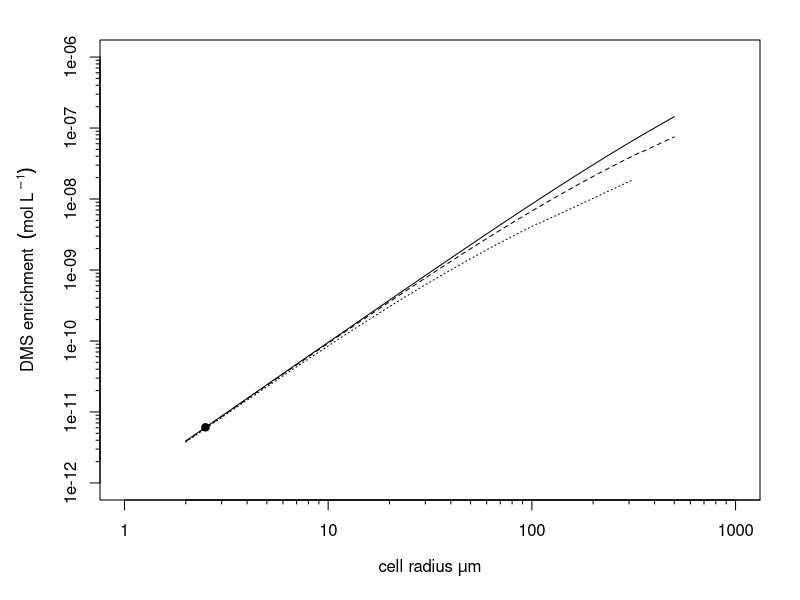
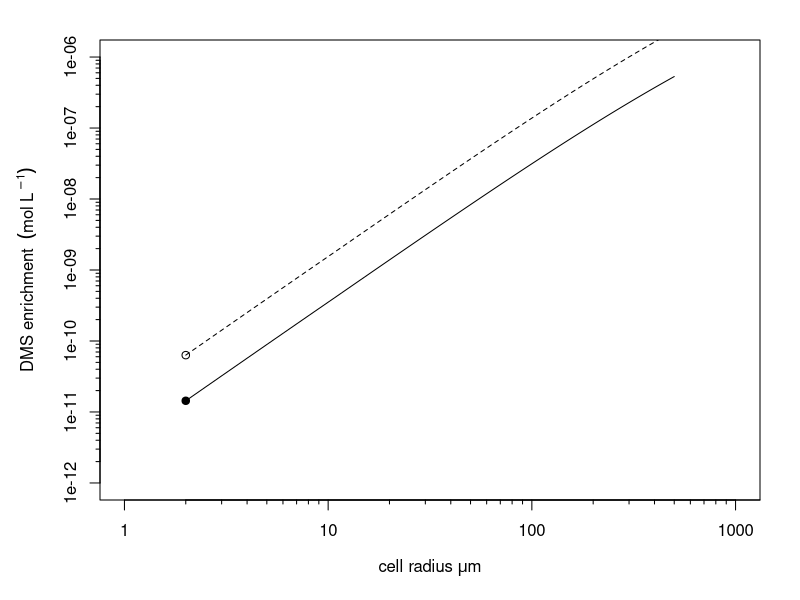
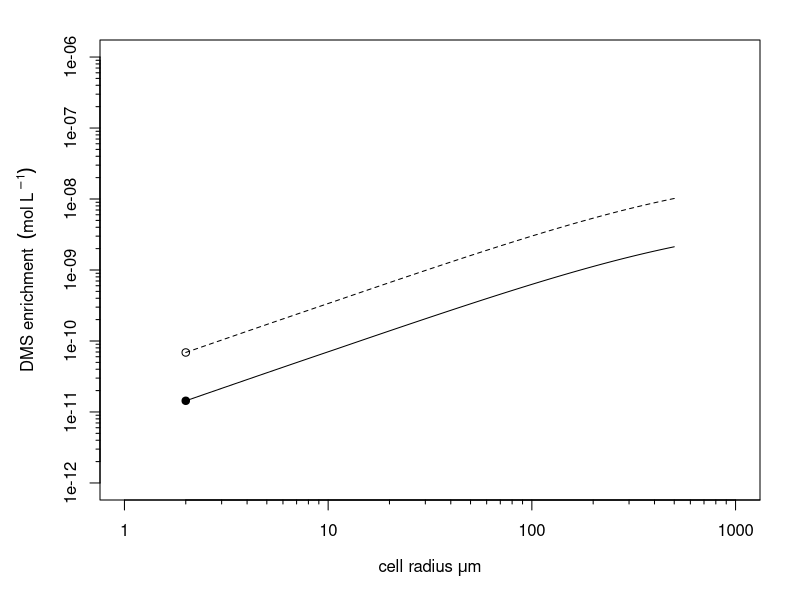
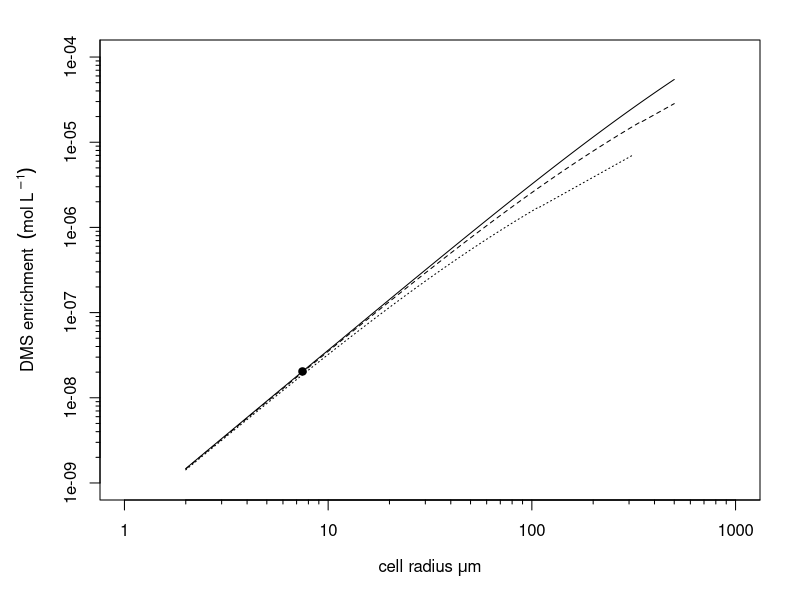
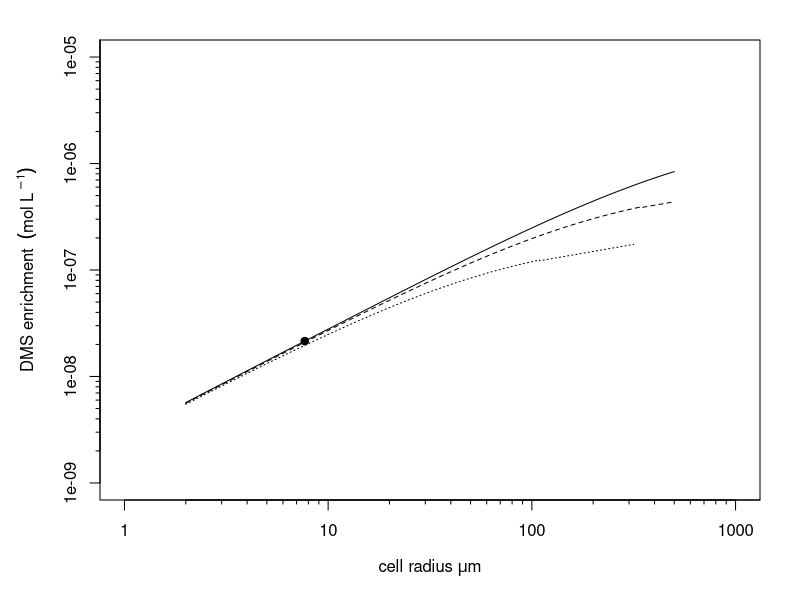

Source code (R) for these figures, in order:
#---------------------------------------------------------------------------#
# Fig. 1 Modeling cell surface DMS enrichment in low DMS producers          #
#                                                                           #
# Lavoie M. 2017                                                            #
#---------------------------------------------------------------------------#

#------------#
# Parameters #
#------------#

J1    <- 2.8e-16               # DMS flux for I. galbana (mol DMS cm-2 s-1) (Spiese et al. 2009)
r1    <- 2.4e-4                # Cell radius of I. galbana (cm) (Spiese et al. 2009)
Area  <- 4 * pi * r1^2         # Area in cm^2
Vol   <- 4/3 * pi * (1e4*r1)^3 # Volume in um^3
Vol_L <- 1e-15 * Vol           # Volume in Liter of biovolume
R     <- J1 * Area / Vol_L     # production rate in mol DMS Lcell-1 s-1

#------------------#
# Model parameters #
#------------------#

D  <- 1.19e-5         # DMS diffusion coefficient at 20 degC (cm^2 s^-1) (Saltzman et al. 1993)
E  <- c( 0.1, 1, 10 ) # Shear rate (s^-1)
v  <- 1e-2            # Seawater kinematic viscosity at 20 degC (cm^2 s^-1) (Karp-Boss et al. 1996) 


#-----------#
# Variables #
#-----------#

x <- seq( 2e-4, 5e-2, length=1e3 ) # cell radii (cm)
J <- R/1e3 * x/3                   # DMS flux (mol cm^-2 s^-1); (1/1e3) is converting L of the volume in cm^3


#---------------#
# Model Results #
#---------------#

# Reynolds number (no units) (Karp-Boss et al 1996)
Re  <- outer( x^2, E/v )

# Peclet number (no units) (Karp-Boss et al 1996)
Pe  <- outer( x^2, E/D)

# Sherwood number (no units) (Karp-Boss et al 1996)
Sh <- Re * 0

i     <- Re<1e-1 & Pe<1e-2
j     <- Re<3e-1 & Pe>=1e-2 & Pe<1e2
k     <- Re<1    & Pe>=1e2

Sh[i] <- 1     + 0.29 * Pe[i]^(1/2)
Sh[j] <- 1.014 + 0.15 * Pe[j]^(1/2)
Sh[k] <-         0.55 * Pe[k]^(1/3)

# Boundary layer thickness (cm) (Spiese et al 2016)
delta  <- x / Sh

# Permeability of external boundary layer (cm s^-1) (Spiese et al 2016)
Pext   <- D / delta

# DMS cell surface enrichment (mol L^-1)
y      <- 1e3 * J / Pext


#------------------#
# Plotting output  #
#------------------#

x     <- x  * 1e4 # Convert cell radius in um

ri    <- which.min( abs( x - r1*1e4 ) )
r1_um <- x[ri]    # Radius closest to r1


#--- Graph log-log

#tiff("Fig1_LowDMS1.tiff")                                        

par( mar = c(5, 5, 2, 2) )

# Solid, dashed and dotted lines correspond to the three shear rates from vector E, respectively.

plot(  x, y[,1], xlim=c(1, 1000), ylim=c(1e-12, 1e-6), xlab=expression(paste("cell radius ", mu, "m")), ylab=expression("DMS enrichment " ~  (mol ~ L^ ~ {-1})), log="xy", type="l", xaxp=c(1, 1000, 1), xaxt="n", yaxp=c(1e-12, 1e-6, 1), yaxt="n")

lines( x, y[,2], lty=2 )
lines( x, y[,3], lty=3 )

points( r1_um, y[ri,1], pch=19, cex=1)

axis( 1, at=c(1, 1e1, 1e2, 1e3) )
axis( 2, at=c(1e-12, 1e-11, 1e-10, 1e-9, 1e-8, 1e-7, 1e-6) )
axis( 1, at=c(2:9/1, 2:9/0.1, 2:9/0.01, 2:9/0.001), labels=FALSE, tcl=-.2) # tcl=-0.2 for minor ticks
axis( 2, at=c(2:9/1e12, 2:9/1e11, 2:9/1e10, 2:9/1e9, 2:9/1e8, 2:9/1e7), labels=FALSE, tcl=-.2)

#dev.off()

#-------------#
# References  #  
#-------------#

# Karp-Boss L, Boss E, Jumars PA (1996). Nutrient fluxes to planktonic osmotrophs in the presence of fluid motion. Oceanography and Marine Biology : an Annual Review 34: 71-107.
# Saltzman ES, King DB, Holmen K, Leck C (1993). Experimental determination of the diffusion coefficient of dimethylsulfide in water. J Geophys Res, C 98: 16481-16486.
# Spiese CE, Kieber DJ, Nomura CT, Kiene RP (2009). Reduction of dimethylsulfoxide to dimethylsulfide by marine phytoplankton. Limnol Oceanogr 54: 560-570.
# Spiese CE, Le T, Zimmer RL, Kieber DJ (2016). Dimethylsulfide membrane permeability, cellular concentrations and implications for physiological functions in marine algae. J Plankton Res 38: 41-54.


#------------------------------------------------------------------------------------------#
# Fig.2 Modeling cell surface DMS enrichment in High unstressed DMS producers              #
#                                                                                          #
# Lavoie M. 2017                                                                           #
#------------------------------------------------------------------------------------------#

#---------------------------------------#
# Scenaio 2 a) Assuming J scales with r #
#---------------------------------------#

#------------------#
# Model parameters #
#------------------#

J1 <- 8.6E-16                    # DMS flux for E.huxleyi (N replete) (mol DMS cm-2 s-1) (Sunda et al 2007)
r1 <- 2E-04                     # cell radius of E. huxleyi (cm) (Sunda et al 2007)
Area <- 4*pi*(r1^2)              # Area in cm^2
Vol <- (4/3)*pi*((10000*r1)^3)   # Volume in um^3
Vol_L <- 1E-15*Vol               # Volume in Liter of biovolume
R1 <- J1 * (Area/Vol_L)           # production rate in mol DMS Lcell-1 s-1

J2 <- 4.12E-15                    # DMS flux for E huxleyi N -limited (mol DMS cm-2 s-1) (Sunda et al 2007)
r2 <- 2.18E-04                     # cell radius of E. huxleyi (cm) (Sunda et al 2007)
Area2 <- 4*pi*(r2^2)               # Area in cm^2
Vol2 <- (4/3)*pi*((10000*r2)^3)    # Volume in um^3
Vol_L2 <- 1E-15*Vol2               # Volume in Liter of biovolume
R2 <- J2 * (Area2/Vol_L2)          # production rate in mol DMS Lcell-1 s-1

R <- c ( R1, R2 )

D <- 1.19E-05                    # DMS diffusion coefficient (cm^2 /s) (Saltzman et al. 1993)
E <- 0.1             # Shear rates (s-1)
v <- 1E-02                       # Seawater kinematic viscosity (cm^2 s-1) (Karp-Boss et al. 1996)

#-----------#
# Variables #
#-----------#

x <- seq(2E-04, 5E-02, length=1000)  # cell radii (cm)
J <- outer (x/3, R/1e3)               # DMS flux (mol cm-2 s-1)  We assume that J scales with r

#-----------------#
# Model Functions #
#-----------------#

# Reynolds number (no units) (Karp-Boss et al 1996)
Re  <- x^2 * E/v

# Peclet number (no units) (Karp-Boss et al 1996)
Pe  <- x^2 * E/D

# Sherwood number (no units) (Karp-Boss et al 1996)
Sh <- Re * 0

i     <- Re<1e-1 & Pe<1e-2
j     <- Re<3e-1 & Pe>=1e-2 & Pe<1e2
k     <- Re<1    & Pe>=1e2

Sh[i] <- 1     + 0.29 * Pe[i]^(1/2)
Sh[j] <- 1.014 + 0.15 * Pe[j]^(1/2)
Sh[k] <-         0.55 * Pe[k]^(1/3)

# Boundary layer thickness (cm) (Spiese et al 2016)
delta  <- x / Sh

# Permeability of external boundary layer (cm s^-1) (Spiese et al 2016)
Pext   <- D / delta

# DMS cell surface enrichment (mol L^-1)
y      <- (1e3 * J) / Pext


#------------------#
# Plotting output  #
#------------------#

x     <- x  * 1e4 # Convert cell radius in um

ri    <- which.min( abs( x - r1*1e4 ) )
r1_um <- x[ri]    # Radius closest to r1

ri_2    <- which.min( abs( x - r2*1e4 ) )
r2_um <- x[ri_2]    # Radius closest to r2

#--- Graph log-log

#tiff("Fig2_HighDMS.tiff")                                        # Put before oldpar!

par( mar = c(5, 5, 2, 2) )

# Solid, dashed and dotted lines correspond to the three shear rates from vector E, respectively.

plot(  x, y[, 1], xlim=c(1, 1000), ylim=c(1e-12, 1e-6), xlab=expression(paste("cell radius ", mu, "m")), ylab=expression("DMS enrichment " ~  (mol ~ L^ ~ {-1})), log="xy", type="l", xaxp=c(1, 1000, 1), xaxt="n", yaxp=c(1e-17, 1e-6, 1), yaxt="n")
lines(  x, y[, 2], lty=2)
points( r1_um, y[ri, 1], pch=19, cex=1)
points( r2_um, y[ri_2, 2], pch=1, cex=1)
axis( 1, at=c(1, 1e1, 1e2, 1e3) )
axis( 2, at=c(1e-12, 1e-11, 1e-10, 1e-9, 1e-8, 1e-7, 1e-6) )
axis( 1, at=c(2:9/1, 2:9/0.1, 2:9/0.01, 2:9/0.001), labels=FALSE, tcl=-.2) # tcl=-0.2 for minor ticks
axis( 2, at=c(2:9/1e12, 2:9/1e11, 2:9/1e10, 2:9/1e9, 2:9/1e8, 2:9/1e7), labels=FALSE, tcl=-.2)

#dev.off()

#--------------------------------------------------------#
# Scenario 2b) Assuming a constant J for all cell radius #
#--------------------------------------------------------#

#------------------#
# Model parameters #
#------------------#

J1 <- 8.6E-16                    # DMS flux for E.huxleyi (N replete) (mol DMS cm-2 s-1) (Sunda et al)
r1 <- 2E-04                     # cell radius of E. huxleyi (cm) (Sunda et al 2007)

J2 <- 4.12E-15                    # DMS flux for E huxleyi N -limited (mol DMS cm-2 s-1) (Dacey and Wakeham 1986)
r2 <- 2.18E-04                     # cell radius of E. huxleyi (cm) (Sunda)

D <- 1.19E-05          # DMS diffusion coefficient (cm^2 /s)
E <- 0.1               # Shear rate (s-1)
v <- 1E-02             # Seawater kinematic viscosity (cm^2 s-1) (Karp-Boss et al 1996)

#-----------#
# Variables #
#-----------#

x <- seq(2E-04, 5E-02, length=1000)  # cell radii (cm)
J <- c(J1,J2)                              # DMS flux (mol cm-2 s-1)  We assume that J is constant

#-----------------#
# Model Functions #
#-----------------#

# Reynolds number (no units) (Karp-Boss et al 1996)
Re  <- x^2 * E/v

# Peclet number (no units) (Karp-Boss et al 1996)
Pe  <- x^2 * E/D

# Sherwood number (no units) (Karp-Boss et al 1996)
Sh <- Re * 0

i     <- Re<1e-1 & Pe<1e-2
j     <- Re<3e-1 & Pe>=1e-2 & Pe<1e2
k     <- Re<1    & Pe>=1e2

Sh[i] <- 1     + 0.29 * Pe[i]^(1/2)
Sh[j] <- 1.014 + 0.15 * Pe[j]^(1/2)
Sh[k] <-         0.55 * Pe[k]^(1/3)

# Boundary layer thickness (cm) (Spiese et al 2016)
delta  <- x / Sh

# Permeability of external boundary layer (cm s^-1) (Spiese et al 2016)
Pext   <- D / delta

# DMS cell surface enrichment (mol L^-1)
y      <- outer(1/Pext, 1e3 * J)

#------------------#
# Plotting output  #
#------------------#

x     <- x  * 1e4 # Convert cell radius in um

ri    <- which.min( abs( x - r1*1e4 ) )
r1_um <- x[ri]    # Radius closest to r1

ri_2    <- which.min( abs( x - r2*1e4 ) )
r2_um <- x[ri_2]    # Radius closest to r2

#--- Graph log-log

#tiff("Fig2_cstJ_HighDMS.tiff")                              

par( mar = c(5, 5, 2, 2) )

# Solid, dashed and dotted lines correspond to the three shear rates from vector E, respectively.

plot(  x, y[,1], xlim=c(1, 1000), ylim=c(1e-12, 1e-6), xlab=expression(paste("cell radius ", mu, "m")), ylab=expression("DMS enrichment " ~  (mol ~ L^ ~ {-1})), log="xy", type="l", xaxp=c(1, 1000, 1), xaxt="n", yaxp=c(1e-12, 1e-6, 1), yaxt="n")

lines( x, y[,2], lty=2 )
points( r1_um, y[ri,1], pch=19, cex=1)
points( r2_um, y[ri_2, 2], pch=1, cex=1)

axis( 1, at=c(1, 1e1, 1e2, 1e3) )
axis( 2, at=c(1e-12, 1e-11, 1e-10, 1e-9, 1e-8, 1e-7, 1e-6) )
axis( 1, at=c(2:9/1, 2:9/0.1, 2:9/0.01, 2:9/0.001), labels=FALSE, tcl=-.2) # tcl=-0.2 for minor ticks
axis( 2, at=c(2:9/1e12, 2:9/1e11, 2:9/1e10, 2:9/1e9, 2:9/1e8, 2:9/1e7), labels=FALSE, tcl=-.2)

#dev.off()

#-------------#
# References  #  
#-------------#

# Karp-Boss L, Boss E, Jumars PA (1996). Nutrient fluxes to planktonic osmotrophs in the presence of fluid motion. Oceanography and Marine Biology : an Annual Review 34: 71-107.
# Saltzman ES, King DB, Holmen K, Leck C (1993). Experimental determination of the diffusion coefficient of dimethylsulfide in water. J Geophys Res, C 98: 16481-16486.
# Spiese CE, Le T, Zimmer RL, Kieber DJ (2016). Dimethylsulfide membrane permeability, cellular concentrations and implications for physiological functions in marine algae. J Plankton Res 38: 41-54.
# Sunda WG, Hardison R, Kiene RP, Bucciarelli E, Harada H (2007). The effect of nitrogen limitation on cellular DMSP and DMS release in marine phytoplankton: climate feedback implications. Aquat. Sci. 69:341-51.

#------------------------------------------------------------------------------------------#
# Fig.3 Modeling cell surface DMS enrichment in High DMS producers under mechanic stress   #
#                                                                                          #
# Lavoie M. 2017                                                                           #
#------------------------------------------------------------------------------------------#

#---------------------------------------#
# Scenaio 3 a) Assuming J scales with r #
#---------------------------------------#

#------------------#
# Model parameters #
#------------------#

J1 <- 3.4E-13                    # DMS flux for Heterocapsa (mol DMS cm-2 s-1) (Niki et al 2000)
r1 <- 7.7E-04                    # cell radius of Heterocapsa (cm) (Niki et al 2000)
Area <- 4*pi*(r1^2)              # Area in cm^2
Vol <- (4/3)*pi*((10000*r1)^3)   # Volume in um^3
Vol_L <- 1E-15*Vol               # Volume in Liter of biovolume
R <- J1 * (Area/Vol_L)           # production rate in mol DMS Lcell-1 s-1

D <- 1.19E-05         # DMS diffusion coefficient (cm^2 /s) (Saltzman et al 1993)
E <- c( 0.1, 1, 10 )  # Shear rate (s-1)
v <- 1E-02            # Seawater kinematic viscosity (cm^2 s-1) (Karp-Boss et al 1996)

#-----------#
# Variables #
#-----------#

x <- seq(2E-04, 5E-02, length=1e3)  # cell radii (cm)
J <- R/1e3 * (x/3)                  # DMS flux (mol cm-2 s-1)  We assume that J scales with r

#-----------------#
# Model Functions #
#-----------------#

# Reynolds number (no units) (Karp-Boss et al 1996)
Re  <- outer( x^2, E/v )

# Peclet number (no units) (Karp-Boss et al 1996)
Pe  <- outer( x^2, E/D)

# Sherwood number (no units) (Karp-Boss et al 1996)
Sh <- Re * 0

i     <- Re<1e-1 & Pe<1e-2
j     <- Re<3e-1 & Pe>=1e-2 & Pe<1e2
k     <- Re<1    & Pe>=1e2

Sh[i] <- 1     + 0.29 * Pe[i]^(1/2)
Sh[j] <- 1.014 + 0.15 * Pe[j]^(1/2)
Sh[k] <-         0.55 * Pe[k]^(1/3)

# Boundary layer thickness (cm) (Spiese et al 2016)
delta  <- x / Sh

# Permeability of external boundary layer (cm s^-1) (Spiese et al 2016)
Pext   <- D / delta

# DMS cell surface enrichment (mol L^-1)
y      <- 1e3 * J / Pext

#------------------#
# Plotting output  #
#------------------#

x     <- x  * 1e4 # Convert cell radius in um

ri    <- which.min( abs( x - r1*1e4 ) )
r1_um <- x[ri]    # Radius closest to r1

#--- Graph log-log

#tiff("Fig3_HighDMS_Stressed.tiff")                                      

par( mar = c(5, 5, 2, 2) )

# Solid, dashed and dotted lines correspond to the three shear rates from vector E, respectively.

plot(  x, y[,1], xlim=c(1, 1000), ylim=c(1e-9, 1e-4), xlab=expression(paste("cell radius ", mu, "m")), ylab=expression("DMS enrichment " ~  (mol ~ L^ ~ {-1})), log="xy", type="l", xaxp=c(1, 1000, 1), xaxt="n", yaxp=c(1e-12, 1e-6, 1), yaxt="n")

lines( x, y[,2], lty=2 )
lines( x, y[,3], lty=3 )

points( r1_um, y[ri,1], pch=19, cex=1)

axis( 1, at=c(1, 1e1, 1e2, 1e3) )
axis( 2, at=c(1e-9, 1e-8, 1e-7, 1e-6, 1e-5, 1e-4) )
axis( 1, at=c(2:9/1, 2:9/0.1, 2:9/0.01, 2:9/0.001), labels=FALSE, tcl=-.2) # tcl=-0.2 for minor ticks
axis( 2, at=c(2:9/1e9, 2:9/1e8, 2:9/1e7, 2:9/1e6, 2:9/1e5, 2:9/1e4), labels=FALSE, tcl=-.2)

#dev.off()

#--------------------------------------------------------#
# Scenario 3b) Assuming a constant J for all cell radius #
#--------------------------------------------------------#

#------------------#
# Model parameters #
#------------------#

J1 <- 3.4E-13     # flux DMS pour Heterocapsa (Niki et al 2000)
r1 <- 7.7E-04        # cell radius of Heterocapsa (Niki et al 2000)

D <- 1.19E-05         # DMS diffusion coefficient (cm^2 /s) (Saltzman et al 1993)
E <- c( 0.1, 1, 10 )  # Shear rate (s-1)
v <- 1E-02           # Seawater kinematic viscosity (cm^2 s-1) (Karp-Boss et al 1996)

#-----------#
# Variables #
#-----------#

x <- seq(2E-04, 5E-02, length=10000)  # cell radii (cm)
J <- J1                # DMS flux (mol cm-2 s-1)  We assume that J is constant

#-----------------#
# Model Functions #
#-----------------#

# Reynolds number (no units) (Karp-Boss et al 1996)
Re  <- outer( x^2, E/v )

# Peclet number (no units) (Karp-Boss et al 1996)
Pe  <- outer( x^2, E/D)

# Sherwood number (no units) (Karp-Boss et al 1996)
Sh <- Re * 0

i     <- Re<1e-1 & Pe<1e-2
j     <- Re<3e-1 & Pe>=1e-2 & Pe<1e2
k     <- Re<1    & Pe>=1e2

Sh[i] <- 1     + 0.29 * Pe[i]^(1/2)
Sh[j] <- 1.014 + 0.15 * Pe[j]^(1/2)
Sh[k] <-         0.55 * Pe[k]^(1/3)

# Boundary layer thickness (cm) (Spiese et al 2016)
delta  <- x / Sh

# Permeability of external boundary layer (cm s^-1)
Pext   <- D / delta

# DMS cell surface enrichment (mol L^-1)
y      <- 1e3 * J / Pext

#------------------#
# Plotting output  #
#------------------#

x     <- x  * 1e4 # Convert cell radius in um

ri    <- which.min( abs( x - r1*1e4 ) )
r1_um <- x[ri]    # Radius closest to r1

#--- Graph log-log

#tiff("Fig3_cstJ_HighDMS_stressed.tiff")                                        

par( mar = c(5, 5, 2, 2) )

# Solid, dashed and dotted lines correspond to the three shear rates from vector E, respectively.

plot(  x, y[,1], xlim=c(1, 1000), ylim=c(1e-9, 1e-5), xlab=expression(paste("cell radius ", mu, "m")), ylab=expression("DMS enrichment " ~  (mol ~ L^ ~ {-1})), log="xy", type="l", xaxp=c(1, 1000, 1), xaxt="n", yaxp=c(1e-12, 1e-6, 1), yaxt="n")

lines( x, y[,2], lty=2 )
lines( x, y[,3], lty=3 )

points( r1_um, y[ri,1], pch=19, cex=1)

axis( 1, at=c(1, 1e1, 1e2, 1e3) )
axis( 2, at=c(1e-9, 1e-8, 1e-7, 1e-6, 1e-5, 1e-4) )
axis( 1, at=c(2:9/1, 2:9/0.1, 2:9/0.01, 2:9/0.001), labels=FALSE, tcl=-.2) # tcl=-0.2 for minor ticks
axis( 2, at=c(2:9/1e9, 2:9/1e8, 2:9/1e7, 2:9/1e6, 2:9/1e5, 2:9/1e4), labels=FALSE, tcl=-.2)

#dev.off()

#-------------#
# References  #  
#-------------#

# Niki T, Kunugi M, Otsuki A (2000). DMSP-lyase activity in five marine phytoplankton species: it's potential importance in DMS production. Mar Biol 136: 759-764.
# Karp-Boss L, Boss E, Jumars PA (1996). Nutrient fluxes to planktonic osmotrophs in the presence of fluid motion. Oceanography and Marine Biology : an Annual Review 34: 71-107.
# Saltzman ES, King DB, Holmen K, Leck C (1993). Experimental determination of the diffusion coefficient of dimethylsulfide in water. J Geophys Res, C 98: 16481-16486.
# Spiese CE, Le T, Zimmer RL, Kieber DJ (2016). Dimethylsulfide membrane permeability, cellular concentrations and implications for physiological functions in marine algae. J Plankton Res 38: 41-54.
